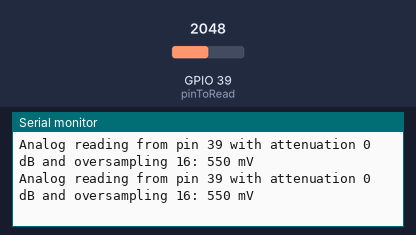
A sketch run on a simulated ESP32. Parts: the last lines printed to the serial monitor. Inputs (shaded band) come from the test bench; at power-on: GPIO 39 (pinToRead) = 2048.

Above: at 2.2 s.
2.3 s: GPIO 39 (pinToRead) set to 2866
At 3.6 s:
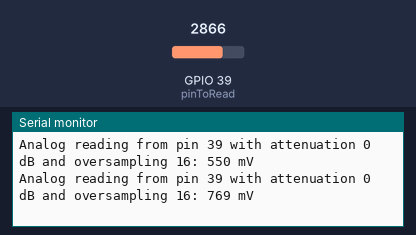
3.8 s: GPIO 39 (pinToRead) set to 3603
At 4.7 s:
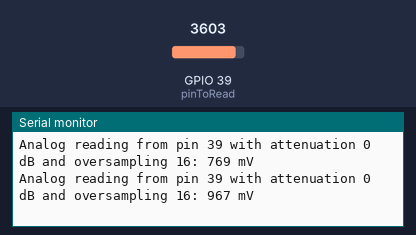
Timing chart, 0 to 6.8 s (numbered marks = the images above; inputs shaded):
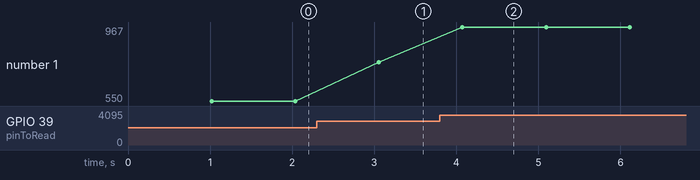

The sketch:

analogread1.ino
```cpp
#include <Arduino.h>
#include "esp_adc_cal.h" // For ADC calibration
#include "driver/adc.h"   // For ADC driver

// Define a structure to hold ADC calibration characteristics
typedef struct {
  esp_adc_cal_characteristics_t *adc_chars;
  adc_atten_t current_atten;
} adc_calibration_data_t;

// Global array to store calibration data for each ADC channel (ADC1)
#define ADC1_CHANNEL_COUNT 10 // Assuming all ADC1 channels are potentially used
adc_calibration_data_t adc1_cal_data[ADC1_CHANNEL_COUNT];
bool adc1_cal_initialized[ADC1_CHANNEL_COUNT] = {false};

// Helper function to get the ADC channel number from the Arduino pin number for ADC1
static int get_adc1_channel(int pin) {
  if (pin == 36) return 0; // GPIO36, ADC1_CHANNEL_0
  if (pin == 37) return 1; // GPIO37, ADC1_CHANNEL_1
  if (pin == 38) return 2; // GPIO38, ADC1_CHANNEL_2
  if (pin == 39) return 3; // GPIO39, ADC1_CHANNEL_3
  if (pin == 32) return 4; // GPIO32, ADC1_CHANNEL_4
  if (pin == 33) return 5; // GPIO33, ADC1_CHANNEL_5
  if (pin == 34) return 6; // GPIO34, ADC1_CHANNEL_6
  if (pin == 35) return 7; // GPIO35, ADC1_CHANNEL_7
  if (pin == 25) return 8; // GPIO25, ADC1_CHANNEL_8
  if (pin == 26) return 9; // GPIO26, ADC1_CHANNEL_9
  return -1; // Invalid pin for ADC1
}

/**
 * @brief Replacement for analogReadMillivolts on ESP32 using IDF functions (for ESP-IDF 3.1.3).
 *
 * This function reads the analog value from the specified pin, using fuse calibration data
 * and supporting oversampling. It also allows setting the attenuation before reading.
 *
 * @param pin The Arduino pin number to read.
 * @param attenuation The ADC attenuation setting (ADC_ATTEN_0dB, ADC_ATTEN_2_5dB,
 * ADC_ATTEN_6dB, ADC_ATTEN_11dB).
 * @param oversampling The number of samples to read and average for oversampling.
 * A value of 1 disables oversampling. Higher values increase
 * resolution at the cost of reading time.
 * @return The analog reading in millivolts, or -1 if an error occurred.
 */
int analogReadMillivolts(int pin, adc_atten_t attenuation, int oversampling) {
  int adc1_chan = get_adc1_channel(pin);
  if (adc1_chan == -1) {
    log_e("analogReadMillivolts", "Invalid pin for ADC1: %d", pin);
    return -1;
  }

  // Configure ADC
  adc1_config_width(ADC_WIDTH_BIT_12); // Using 12-bit resolution
  esp_err_t err = adc1_config_channel_atten((adc1_channel_t)adc1_chan, attenuation);
  if (err != ESP_OK) {
    log_e("analogReadMillivolts", "Error configuring attenuation for pin %d: %s", pin, esp_err_to_name(err));
    return -1;
  }

  // Initialize calibration data if not already initialized or if attenuation changed
  if (!adc1_cal_initialized[adc1_chan] || adc1_cal_data[adc1_chan].current_atten != attenuation) {
    if (adc1_cal_data[adc1_chan].adc_chars != NULL) {
      free(adc1_cal_data[adc1_chan].adc_chars);
    }
    adc1_cal_data[adc1_chan].adc_chars = (esp_adc_cal_characteristics_t *)malloc(sizeof(esp_adc_cal_characteristics_t));
    esp_adc_cal_characterize(ADC_UNIT_1, attenuation, ADC_WIDTH_BIT_12, 3300, adc1_cal_data[adc1_chan].adc_chars); // Assuming 3.3V Vref
    adc1_cal_data[adc1_chan].current_atten = attenuation;
    adc1_cal_initialized[adc1_chan] = true;
  }

  int raw_adc = 0;
  if (oversampling > 1) {
    long long sum = 0;
    for (int i = 0; i < oversampling; i++) {
      sum += adc1_get_raw((adc1_channel_t)adc1_chan);
      delay(1); // Small delay between readings for stability
    }
    raw_adc = sum / oversampling;
  } else {
    raw_adc = adc1_get_raw((adc1_channel_t)adc1_chan);
  }

  if (adc1_cal_initialized[adc1_chan]) {
    uint32_t voltage = esp_adc_cal_raw_to_voltage(raw_adc, adc1_cal_data[adc1_chan].adc_chars);
    return (int)voltage; // voltage is in mV
  } else {
    // If calibration failed, return the raw value (scaled approximately)
    // This is a very rough estimate and should ideally not be relied upon.
    // Consider returning an error code or a special value.
    log_w("analogReadMillivolts", "Calibration not initialized for pin %d, returning raw value scaled (approximate).", pin);
    return (raw_adc * 3300) / 4095; // Assuming 3.3V full scale and 12-bit ADC
  }
}

// Example usage in your Arduino sketch:
void setup() {
  Serial.begin(115200);
  delay(1000);
  Serial.println("ESP32 analogReadMillivolts Replacement Example (ESP-IDF 3.1.3)");
}

void loop() {
  int pinToRead = 39; // Example pin (GPIO34)
//  adc_atten_t attenuationSetting = ADC_ATTEN_DB_11; // Example attenuation (Corrected name)
  adc_atten_t attenuationSetting = ADC_ATTEN_DB_0; // Example attenuation (Corrected name)

  int oversamplingFactor = 16; // Example oversampling factor

  int millivolts = analogReadMillivolts(pinToRead, attenuationSetting, oversamplingFactor);

  if (millivolts != -1) {
    Serial.printf("Analog reading from pin %d with attenuation %d dB and oversampling %d: %d mV\n",
                  pinToRead, (int)(attenuationSetting * 2.5), oversamplingFactor, millivolts);
  } else {
    Serial.printf("Error reading from pin %d\n", pinToRead);
  }

  delay(1000);
}
```

Measured:
- after the input at 2.3 s, the serial monitor: prints a new line after 0.76 s (image 1)
- after the input at 3.8 s, the serial monitor: prints a new line after 0.27 s (image 2)
- plotted number 1: 550 → 769 after the input at 2.3 s, 769 → 967 after the input at 3.8 s
